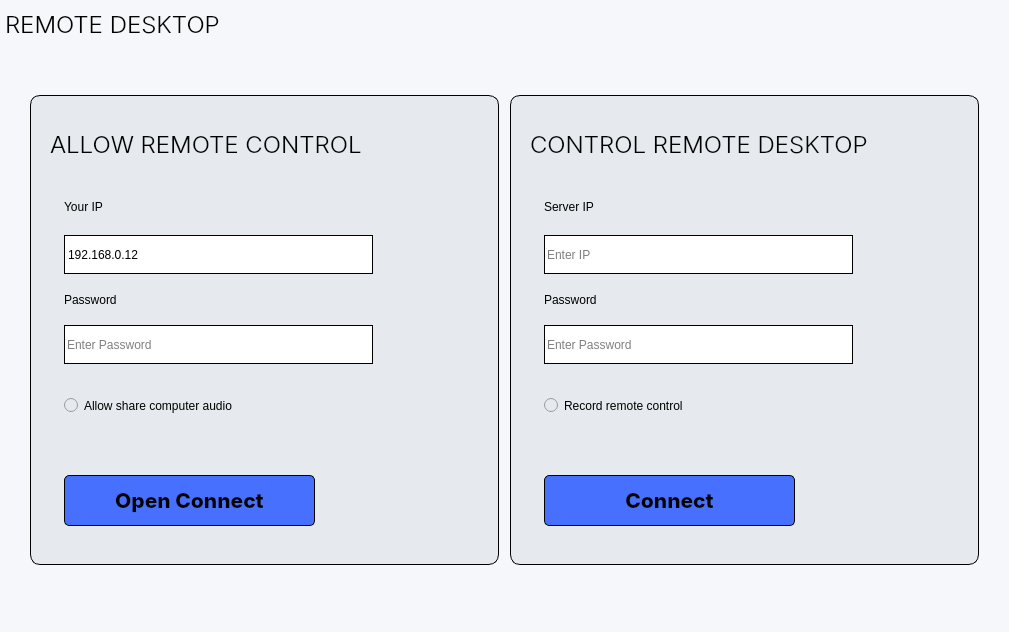
<?xml version="1.0" encoding="UTF-8"?>
<ui version="4.0">
 <class>RemoteDesktop</class>
 <widget class="QMainWindow" name="RemoteDesktop">
  <property name="geometry">
   <rect>
    <x>0</x>
    <y>0</y>
    <width>1009</width>
    <height>632</height>
   </rect>
  </property>
  <property name="windowTitle">
   <string>Remote Desktop</string>
  </property>
  <property name="styleSheet">
   <string notr="true">background-color: rgb(245, 247, 250)</string>
  </property>
  <widget class="QWidget" name="centralwidget">
   <widget class="QWidget" name="widget" native="true">
    <property name="geometry">
     <rect>
      <x>30</x>
      <y>95</y>
      <width>469</width>
      <height>470</height>
     </rect>
    </property>
    <property name="styleSheet">
     <string notr="true">border: 1px solid rgb(0, 0, 0);
background-color: rgb(230, 233, 237);
border-radius: 10px;</string>
    </property>
    <widget class="QLabel" name="label">
     <property name="enabled">
      <bool>false</bool>
     </property>
     <property name="geometry">
      <rect>
       <x>20</x>
       <y>30</y>
       <width>401</width>
       <height>38</height>
      </rect>
     </property>
     <property name="font">
      <font>
       <family>Inter Light</family>
       <pointsize>18</pointsize>
       <weight>3</weight>
       <italic>false</italic>
       <bold>false</bold>
      </font>
     </property>
     <property name="styleSheet">
      <string notr="true">border: 0px;
font: 25 18pt &quot;Inter Light&quot;;
color: rgb(0, 0, 0);</string>
     </property>
     <property name="frameShape">
      <enum>QFrame::NoFrame</enum>
     </property>
     <property name="frameShadow">
      <enum>QFrame::Plain</enum>
     </property>
     <property name="lineWidth">
      <number>0</number>
     </property>
     <property name="text">
      <string>ALLOW REMOTE CONTROL</string>
     </property>
    </widget>
    <widget class="QLabel" name="label_2">
     <property name="geometry">
      <rect>
       <x>34</x>
       <y>93</y>
       <width>138</width>
       <height>37</height>
      </rect>
     </property>
     <property name="styleSheet">
      <string notr="true">border: 0px;
font: 25 13pt &quot;Inter Light&quot;;
color: rgb(0, 0, 0);</string>
     </property>
     <property name="text">
      <string>Your IP</string>
     </property>
    </widget>
    <widget class="QLabel" name="label_3">
     <property name="geometry">
      <rect>
       <x>34</x>
       <y>189</y>
       <width>116</width>
       <height>31</height>
      </rect>
     </property>
     <property name="styleSheet">
      <string notr="true">border: 0px;
font: 25 13pt &quot;Inter Light&quot;;
color: rgb(0, 0, 0);</string>
     </property>
     <property name="text">
      <string>Password</string>
     </property>
    </widget>
    <widget class="QLineEdit" name="my_pass">
     <property name="geometry">
      <rect>
       <x>34</x>
       <y>230</y>
       <width>309</width>
       <height>39</height>
      </rect>
     </property>
     <property name="styleSheet">
      <string notr="true">border: 1px solid rgb(0, 0, 0);
color: rgb(0, 0, 0);
background-color: rgb(255, 255, 255);
border-radius: 0px;
font: 12 12pt &quot;Inter ExtraLight&quot;;</string>
     </property>
     <property name="placeholderText">
      <string>Enter Password</string>
     </property>
    </widget>
    <widget class="QLabel" name="your_ip">
     <property name="geometry">
      <rect>
       <x>34</x>
       <y>140</y>
       <width>309</width>
       <height>39</height>
      </rect>
     </property>
     <property name="styleSheet">
      <string notr="true">border: 1px solid rgb(0, 0, 0);
border-radius: 0px;
color: rgb(0, 0, 0);
background-color: rgb(255, 255, 255);
font: 12 12pt &quot;Inter ExtraLight&quot;;</string>
     </property>
     <property name="text">
      <string>192.168.0.12</string>
     </property>
    </widget>
    <widget class="QRadioButton" name="audio">
     <property name="geometry">
      <rect>
       <x>34</x>
       <y>290</y>
       <width>311</width>
       <height>41</height>
      </rect>
     </property>
     <property name="styleSheet">
      <string notr="true">border: 0px;
font: 25 12pt &quot;Inter Light&quot;;
color: rgb(0, 0, 0);</string>
     </property>
     <property name="text">
      <string>Allow share computer audio</string>
     </property>
    </widget>
    <widget class="QPushButton" name="open_connect">
     <property name="geometry">
      <rect>
       <x>34</x>
       <y>380</y>
       <width>251</width>
       <height>51</height>
      </rect>
     </property>
     <property name="font">
      <font>
       <family>Inter ExtraBold</family>
       <pointsize>16</pointsize>
       <weight>10</weight>
       <italic>false</italic>
       <bold>false</bold>
      </font>
     </property>
     <property name="styleSheet">
      <string notr="true">QPushButton {
	background-color: rgb(71, 112, 255);
	color: rgb(0, 0, 0);
	font: 81 16pt &quot;Inter ExtraBold&quot;;
	border-radius: 5px;
}
QPushButton:hover{
	background-color: rgb(82, 144, 255);
	color: rgb(0, 0, 0);
	font: 81 16pt &quot;Inter ExtraBold&quot;;
	border-radius: 5px;
}
QPushButton:pressed{
	padding-left: 5px;
	padding-top: 5px;
}</string>
     </property>
     <property name="text">
      <string>Open Connect</string>
     </property>
    </widget>
   </widget>
   <widget class="QLabel" name="label_9">
    <property name="enabled">
     <bool>false</bool>
    </property>
    <property name="geometry">
     <rect>
      <x>5</x>
      <y>5</y>
      <width>281</width>
      <height>38</height>
     </rect>
    </property>
    <property name="font">
     <font>
      <family>Inter Light</family>
      <pointsize>18</pointsize>
      <weight>3</weight>
      <italic>false</italic>
      <bold>false</bold>
     </font>
    </property>
    <property name="styleSheet">
     <string notr="true">border: 0px;
font: 25 18pt &quot;Inter Light&quot;;
color: rgb(0, 0, 0);
</string>
    </property>
    <property name="frameShape">
     <enum>QFrame::NoFrame</enum>
    </property>
    <property name="frameShadow">
     <enum>QFrame::Plain</enum>
    </property>
    <property name="lineWidth">
     <number>0</number>
    </property>
    <property name="text">
     <string>REMOTE DESKTOP</string>
    </property>
   </widget>
   <widget class="QWidget" name="widget_2" native="true">
    <property name="geometry">
     <rect>
      <x>510</x>
      <y>95</y>
      <width>469</width>
      <height>470</height>
     </rect>
    </property>
    <property name="styleSheet">
     <string notr="true">border: 1px solid rgb(0, 0, 0);
background-color: rgb(230, 233, 237);
border-radius: 10px;</string>
    </property>
    <widget class="QLabel" name="label_5">
     <property name="enabled">
      <bool>false</bool>
     </property>
     <property name="geometry">
      <rect>
       <x>20</x>
       <y>30</y>
       <width>431</width>
       <height>38</height>
      </rect>
     </property>
     <property name="font">
      <font>
       <family>Inter Light</family>
       <pointsize>18</pointsize>
       <weight>3</weight>
       <italic>false</italic>
       <bold>false</bold>
      </font>
     </property>
     <property name="styleSheet">
      <string notr="true">border: 0px;
font: 25 18pt &quot;Inter Light&quot;;
color: rgb(0, 0, 0);</string>
     </property>
     <property name="frameShape">
      <enum>QFrame::NoFrame</enum>
     </property>
     <property name="frameShadow">
      <enum>QFrame::Plain</enum>
     </property>
     <property name="lineWidth">
      <number>0</number>
     </property>
     <property name="text">
      <string>CONTROL REMOTE DESKTOP</string>
     </property>
    </widget>
    <widget class="QLabel" name="label_6">
     <property name="geometry">
      <rect>
       <x>34</x>
       <y>93</y>
       <width>138</width>
       <height>37</height>
      </rect>
     </property>
     <property name="styleSheet">
      <string notr="true">border: 0px;
font: 25 13pt &quot;Inter Light&quot;;
color: rgb(0, 0, 0);</string>
     </property>
     <property name="text">
      <string>Server IP</string>
     </property>
    </widget>
    <widget class="QLabel" name="label_7">
     <property name="geometry">
      <rect>
       <x>34</x>
       <y>189</y>
       <width>116</width>
       <height>31</height>
      </rect>
     </property>
     <property name="styleSheet">
      <string notr="true">border: 0px;
font: 25 13pt &quot;Inter Light&quot;;
color: rgb(0, 0, 0);</string>
     </property>
     <property name="text">
      <string>Password</string>
     </property>
    </widget>
    <widget class="QRadioButton" name="record">
     <property name="geometry">
      <rect>
       <x>34</x>
       <y>290</y>
       <width>311</width>
       <height>41</height>
      </rect>
     </property>
     <property name="styleSheet">
      <string notr="true">border: 0px;
font: 25 12pt &quot;Inter Light&quot;;
color: rgb(0, 0, 0);</string>
     </property>
     <property name="text">
      <string>Record remote control</string>
     </property>
    </widget>
    <widget class="QPushButton" name="connect">
     <property name="geometry">
      <rect>
       <x>34</x>
       <y>380</y>
       <width>251</width>
       <height>51</height>
      </rect>
     </property>
     <property name="font">
      <font>
       <family>Inter ExtraBold</family>
       <pointsize>16</pointsize>
       <weight>10</weight>
       <italic>false</italic>
       <bold>false</bold>
      </font>
     </property>
     <property name="styleSheet">
      <string notr="true">QPushButton {
	background-color: rgb(71, 112, 255);
	color: rgb(0, 0, 0);
	font: 81 16pt &quot;Inter ExtraBold&quot;;
	border-radius: 5px;
}
QPushButton:hover{
	background-color: rgb(82, 144, 255);
	color: rgb(0, 0, 0);
	font: 81 16pt &quot;Inter ExtraBold&quot;;
	border-radius: 5px;
}
QPushButton:pressed{
	padding-left: 5px;
	padding-top: 5px;
}</string>
     </property>
     <property name="text">
      <string>Connect</string>
     </property>
    </widget>
    <widget class="QLineEdit" name="server_ip">
     <property name="geometry">
      <rect>
       <x>34</x>
       <y>140</y>
       <width>309</width>
       <height>39</height>
      </rect>
     </property>
     <property name="styleSheet">
      <string notr="true">border: 1px solid rgb(0, 0, 0);
color: rgb(0, 0, 0);
background-color: rgb(255, 255, 255);
border-radius: 0px;
font: 12 12pt &quot;Inter ExtraLight&quot;;</string>
     </property>
     <property name="placeholderText">
      <string>Enter IP</string>
     </property>
    </widget>
    <widget class="QLineEdit" name="pass_server">
     <property name="geometry">
      <rect>
       <x>34</x>
       <y>230</y>
       <width>309</width>
       <height>39</height>
      </rect>
     </property>
     <property name="styleSheet">
      <string notr="true">border: 1px solid rgb(0, 0, 0);
color: rgb(0, 0, 0);
background-color: rgb(255, 255, 255);
border-radius: 0px;
font: 12 12pt &quot;Inter ExtraLight&quot;;</string>
     </property>
     <property name="placeholderText">
      <string>Enter Password</string>
     </property>
    </widget>
   </widget>
  </widget>
  <widget class="QStatusBar" name="statusbar"/>
 </widget>
 <resources/>
 <connections/>
</ui>
